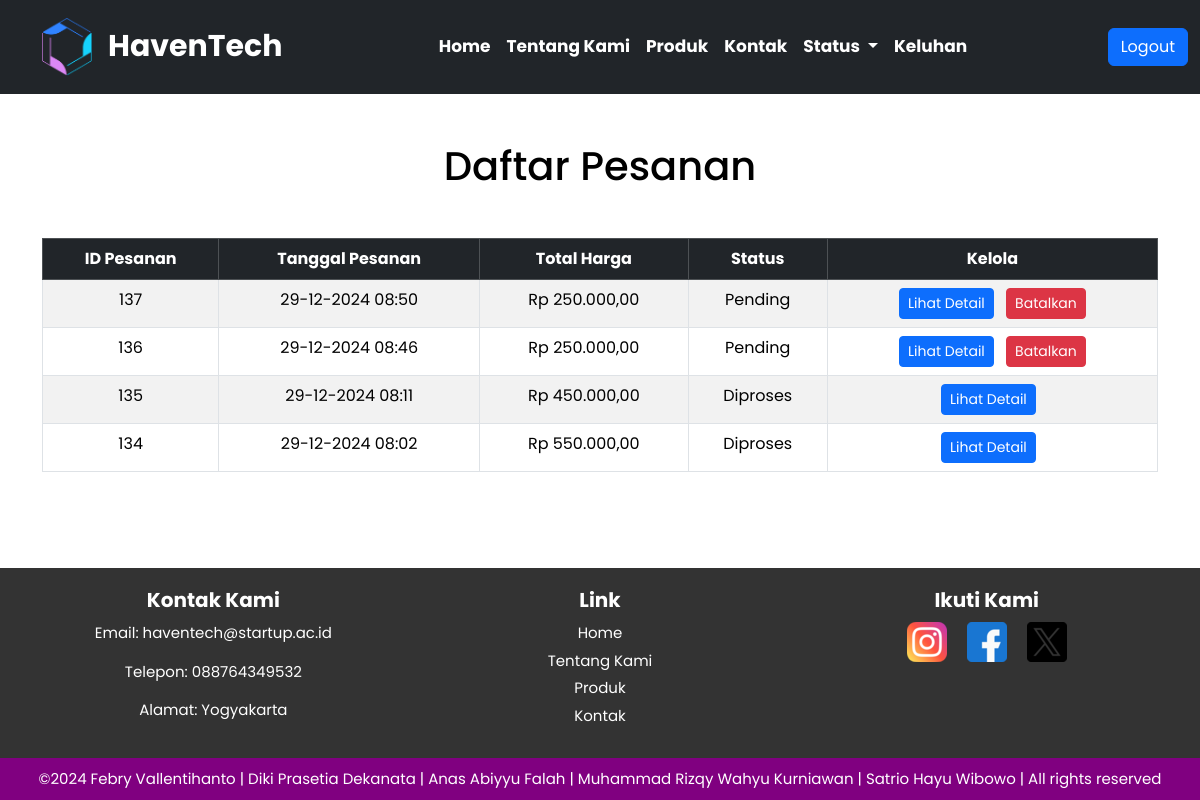
Screenshot of /home/pesanan.php (signed in) with the database file from the repository.
### tables this page shows
CREATE TABLE `pesanan` (
  `id_pesanan` int(11) NOT NULL,
  `id_pengguna` int(11) NOT NULL,
  `tanggal_pesanan` datetime DEFAULT current_timestamp(),
  `total_harga` decimal(10,2) NOT NULL CHECK (`total_harga` >= 0),
  `status` enum('Pending','Diproses','Dikirim','Selesai','Dibatalkan') DEFAULT 'Pending'
);

### home/pesanan.php (the view, shortened to what this page needs)
<?php
include('../config.php');
$id_pengguna = $_SESSION['user_id'];
$sql = "SELECT id_pesanan, tanggal_pesanan, total_harga, status
        FROM pesanan
        WHERE id_pengguna = ?
        ORDER BY tanggal_pesanan DESC";
$stmt = $conn->prepare($sql);
$stmt->bind_param("i", $id_pengguna);
$stmt->execute();
$result = $stmt->get_result();
?>
<!DOCTYPE html>
<html lang="id">
<head>
    <link href="https://cdn.jsdelivr.net/npm/bootstrap@5.3.3/dist/css/bootstrap.min.css" rel="stylesheet">
    <link rel="stylesheet" href="../css/home.css">
</head>
<body>
    <header>
        <nav class="navbar navbar-expand-lg navbar-dark bg-dark sticky-lg-top">
            <div class="container-fluid">
                <div class="d-flex align-items-center">
                    <div class="logo me-3">
                        <a href="home.php">
                            <img src="../asset/logo.png" alt="logo" height="40">
                        </a>
                    </div>
                    <a class="navbar-brand">HavenTech</a>
                </div>
                <div class="collapse navbar-collapse" id="navbarNav">
                    <ul class="navbar-nav me-auto mb-2 mb-lg-0">
                        <li class="nav-item">
                            <a class="nav-link" href="home.php">Home</a>
                        </li>
                        <li class="nav-item">
                            <a class="nav-link" href="about.html">Tentang Kami</a>
                        </li>
                        <li class="nav-item">
                            <a class="nav-link" href="produk.php">Produk</a>
                        </li>
                        <li class="nav-item">
                            <a class="nav-link" href="kontak.html">Kontak</a>
                        </li>
                        <li class="nav-item dropdown">
                            <a class="nav-link dropdown-toggle" href="#" id="pesananDropdown" role="button" data-bs-toggle="dropdown" aria-expanded="false">
                                Status
                            </a>
                        </li>
                        <li class="nav-item">
                            <a class="nav-link" href="ajukan_keluhan.php">Keluhan</a>
                        </li>
                    </ul>
                    <div class="auth">
                        <a class="btn btn-primary" href="../pengguna/logout.php">Logout</a>
                    </div>
                </div>
            </div>
        </nav>
    </header>
    <div class="container my-5">
        <h1 class="text-center mb-5 ">Daftar Pesanan</h1>
        <table class="table table-bordered table-striped table-hover">
            <thead class="table-dark">
                <tr>
                    <th>ID Pesanan</th>
                    <th>Tanggal Pesanan</th>
                    <th>Total Harga</th>
                    <th>Status</th>
                    <th>Kelola</th>
                </tr>
            </thead>
            <tbody>
                <?php if ($result->num_rows > 0): ?>
                    <?php while ($row = $result->fetch_assoc()): ?>
                        <tr>
                            <td><?= htmlspecialchars($row['id_pesanan']) ?></td>
                            <td><?= htmlspecialchars(date("d-m-Y H:i", strtotime($row['tanggal_pesanan']))) ?></td>
                            <td>Rp <?= htmlspecialchars(number_format($row['total_harga'], 2, ',', '.')) ?></td>
                            <td><?= htmlspecialchars($row['status']) ?></td>
                            <td>
                                <a href="detail_pesanan.php?id_pesanan=<?= urlencode($row['id_pesanan']) ?>"
                                    class="btn btn-primary btn-sm me-2">
                                    Lihat Detail
                                </a>
                                <?php if ($row['status'] === 'Pending'): ?>
                                    <a href="batalkan_pesanan.php?id=<?= urlencode($row['id_pesanan']) ?>"
                                        class="btn btn-danger btn-sm"
                                        onclick="return confirm('Apakah Anda yakin ingin membatalkan pesanan ini?');">
                                        Batalkan
                                    </a>
                                <?php endif; ?>
                            </td>
                        </tr>
                    <?php endwhile; ?>
                <?php else: ?>
                    <tr>
                        <td colspan="5" class="text-center">Belum ada pesanan.</td>
                    </tr>
                <?php endif; ?>
            </tbody>
        </table>
    </div>
    <footer class="footer">
        <div class="footer-kontak">
            <h3>Kontak Kami</h3>
            <p>Email: haventech@startup.ac.id</p>
            <p>Telepon: 088764349532 </p>
            <p>Alamat: Yogyakarta</p>
        </div>
        <div class="footer-kontak">
            <h3>Link</h3>
            <div class="footer-link">
                <a href="home.php">Home</a>
                <a href="about.html">Tentang Kami</a>
                <a href="produk.php">Produk</a>
                <a href="kontak.html">Kontak</a>
            </div>
        </div>
        <div class="footer-kontak">
            <h3>Ikuti Kami</h3>
            <div class="footer-icon">
                <a href="https://www.instagram.com/"><img src="../asset/icon1.png"></a>
                <a href="https://www.facebook.com/?locale=id_ID"><img src="../asset/icon2.png"></a>
                <a href="https://x.com/?lang=id"><img src="../asset/icon3.png"></a>
            </div>
        </div>
    </footer>
    <div class="footer-copyright">
        &copy;2024 Febry Vallentihanto | Diki Prasetia Dekanata | Anas Abiyyu Falah | Muhammad Rizqy Wahyu Kurniawan | Satrio Hayu Wibowo | All rights reserved
    </div>
</body>
</html>

### css/home.css (style rules this page uses)
body { background-color: white; color: black; text-align: center; font-family: "Poppins"; background-size: cover; background-position: center; background-attachment: fixed; display: flex; flex-direction: column; min-height: 100vh; }
.container-fluid { margin-top: 10px; margin-bottom: 10px; }
.logo img { width: 50px; height: auto; margin-left: 30px; }
.navbar-nav { margin: auto; }
.navbar-brand { font-size: 30px; font-weight: bold; }
.nav-link { color: white; font-size: 17px; font-weight: bold; }
.auth { align-items: center; }
.footer { display: flex; justify-content: space-around; align-items: flex-start; padding: 20px; background-color: #333; color: white; flex-wrap: wrap; margin-top: auto; }
.footer-kontak { display: flex; flex-direction: column; margin: 0 10px; flex: 1; text-align: center; }
.footer-kontak h3 { margin-bottom: 10px; color: white; font-size: 20px; font-weight: bold; }
.footer-kontak p { font-size: 15px; }
.footer-icon { display: flex; justify-content: center; gap: 20px; }
.footer-icon img { width: 40px; height: 40px; display: flex; }
.footer-link { display: flex; flex-direction: column; }
.footer-link a { color: white; margin-bottom: 5px; text-decoration: none; font-size: 15px; }
.footer-copyright { background-color: purple; padding: 10px; text-align: center; color: white; font-size: 15px; }

### rows the page displays
pesanan: id_pesanan "137", tanggal_pesanan "29-12-2024 08:50", total_harga "250.000,00", status "Pending"
pesanan: id_pesanan "136", tanggal_pesanan "29-12-2024 08:46", total_harga "250.000,00", status "Pending"
pesanan: id_pesanan "135", tanggal_pesanan "29-12-2024 08:11", total_harga "450.000,00", status "Diproses"
pesanan: id_pesanan "134", tanggal_pesanan "29-12-2024 08:02", total_harga "550.000,00", status "Diproses"
